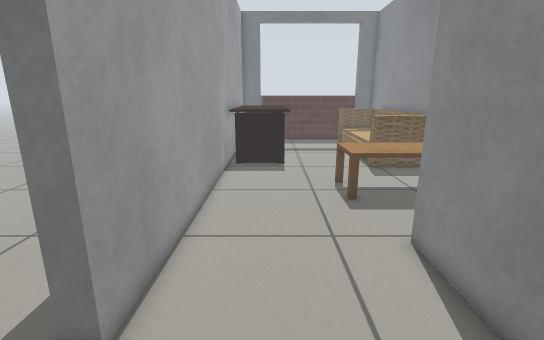
view 1 (above)

16 first-person views from a walk through a world built for the Gazebo simulator. The camera is 0.9 m above the floor, tilts 14° down and sees 85° across. The floor is counted in squares, 0.2 m on a side. Each view is taken from the middle of a square. On the plan, view 1 faces up. The plan holds only what a view shows up to about 20 squares ahead; the rest is blank. Simple patterns stand in for the simulator's built-in surfaces. Simple shapes stand in for some stock models. Some surface patterns are stand-ins.

view 2
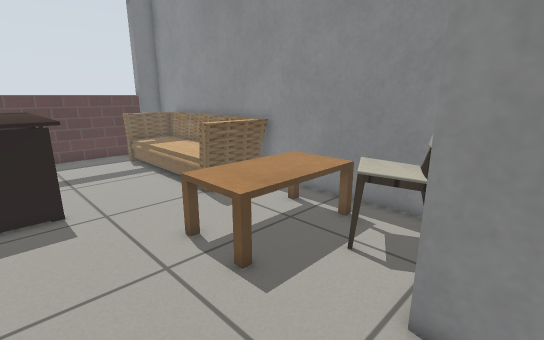

view 3
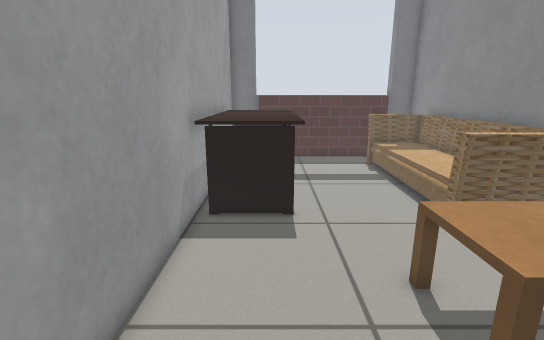

view 4
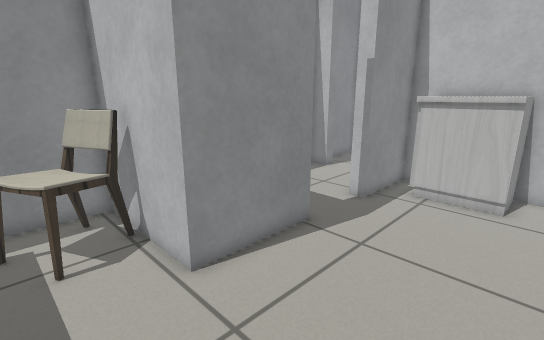

view 5
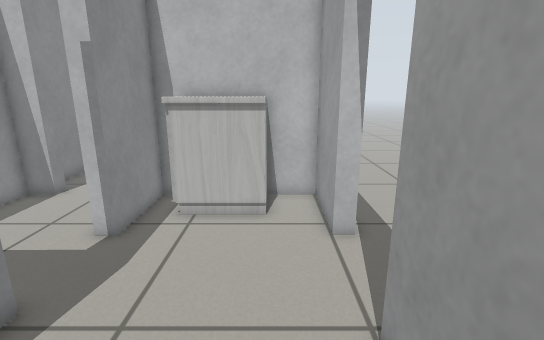

view 6
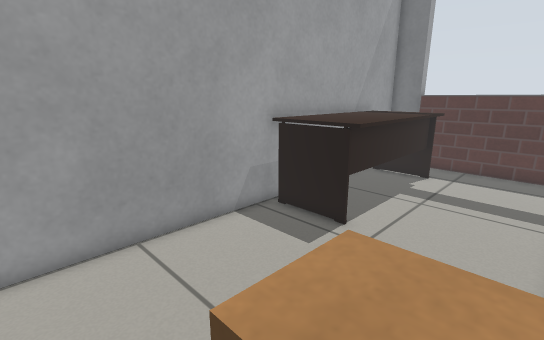

view 7
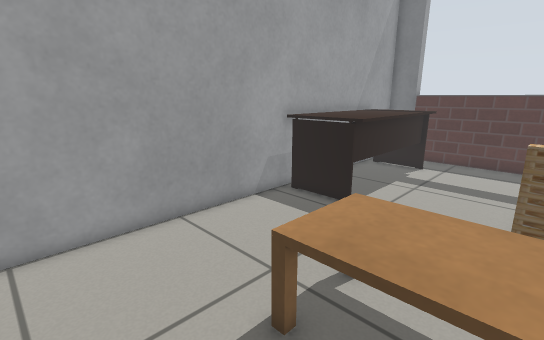

view 8
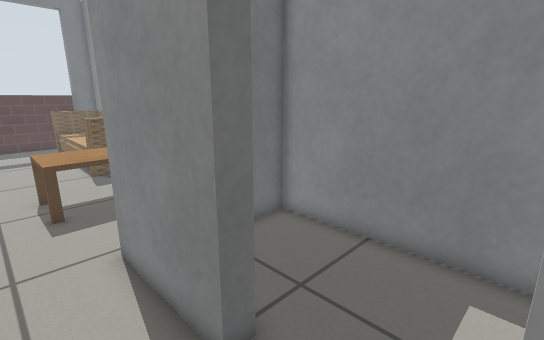

view 9
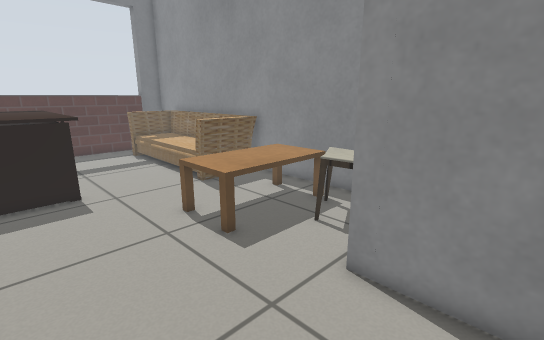

view 10
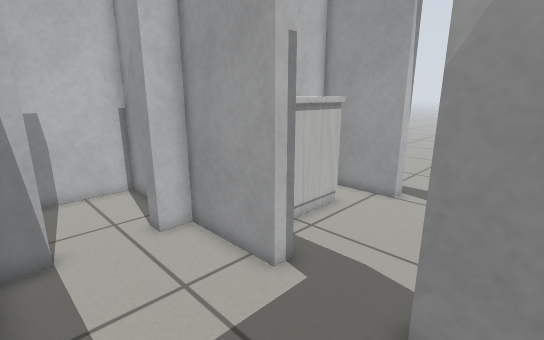

view 11
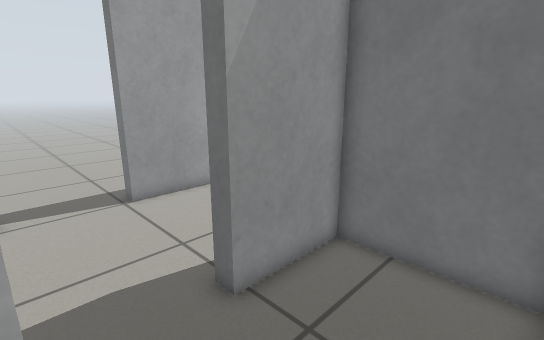

view 12
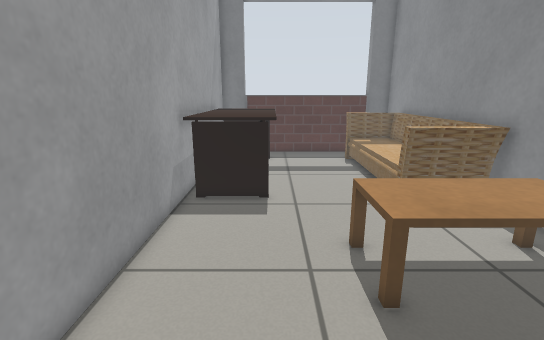

view 13
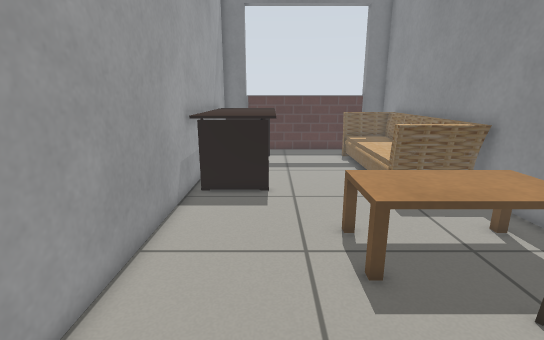

view 14
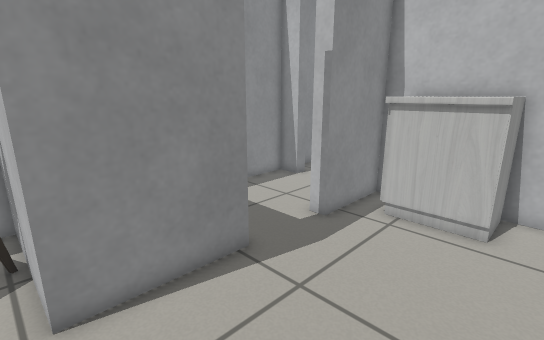

view 15
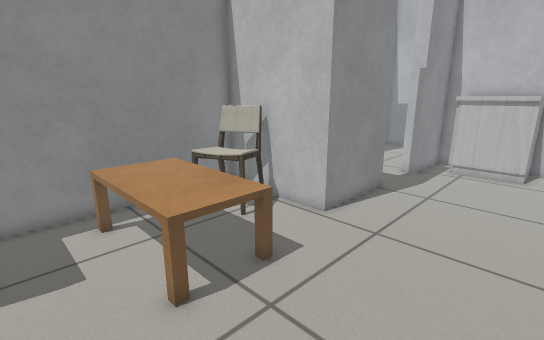

view 16
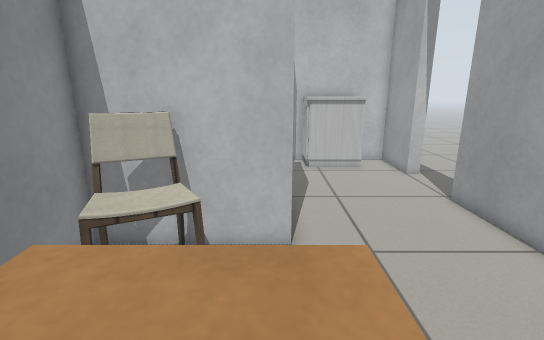

### Floor plan
Points are (right, up) in squares from view 1. A wall is a line through its corners. A room is listed if a view was taken in it or the views show most of it. See-through windows are left out.
Room 1 (views 1, 2, 3, 4, 5, 6, 7, 8, 9, 12, 13, 14, 15, 16)
walls: (5.2, 3.6) (4.4, 3.6) (4.4, 8.6) (10.5, 8.6) (10.5, 30.5); (5.6, 31.7) (-3, 31.7) (-3, 4.4); (-3, 0) (-3, -4.3) (-0.4, -4.3); (2.4, -4.3) (4.1, -4.3) (4.1, 0) (4.9, 0)
low walls: (6.1, 31.3) (-1, 31.3)
ways out: opening at (5, 2) to room 2; open door at (-3.5, 2)
objects: desk (-2, 20) to (1, 28); chest of drawers (-1, -4) to (3, -2); coffee table (4, 13) to (9, 15); chair (7, 9) to (9, 12); sofa (7, 19) to (10, 29)
Room 2 (views 10, 11)
walls: (4.9, 0) (4.9, -4.3) (6.1, -4.3); (9.1, -4.3) (10.5, -4.3) (10.5, 7.9) (5.2, 7.9) (5.2, 3.6)
ways out: opening at (5, 2) to room 1; opening at (8, -4.5)

Positions as (right, up) in squares from view 1, and headings:
1: (0, 0), facing up
2: (-1, 7), facing up-right
3: (0, 9), facing up
4: (-2, 12), facing down-right
5: (-1, 9), facing down
6: (6, 11), facing up-left
7: (7, 9), facing up-left
8: (2, 0), facing up-right
9: (-2, 5), facing up-right
10: (10, 5), facing down-left
11: (10, 0), facing up-left
12: (1, 7), facing up
13: (1, 6), facing up
14: (-2, 9), facing down-right
15: (-2, 18), facing down-right
16: (5, 17), facing down
